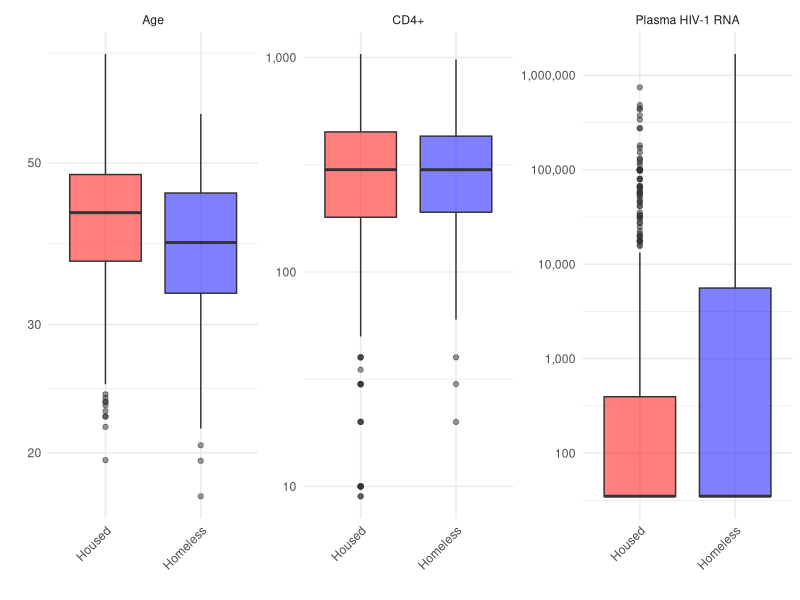
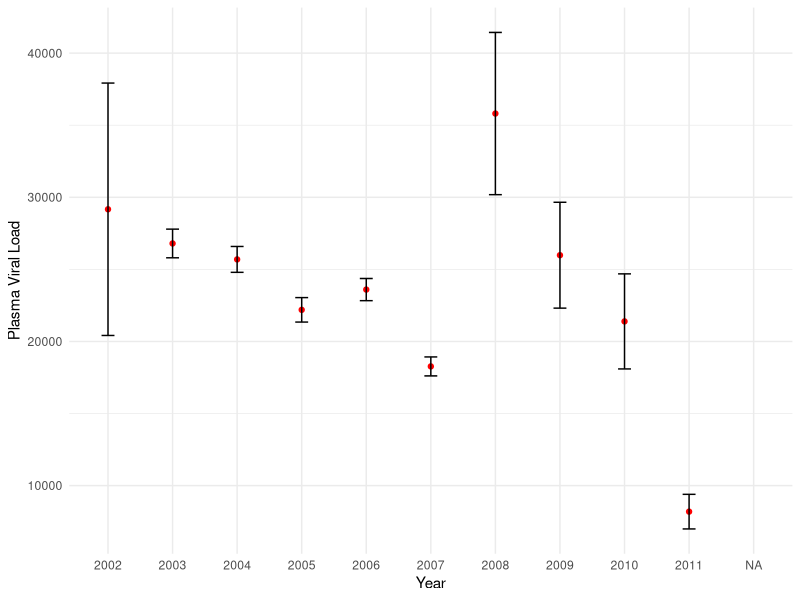
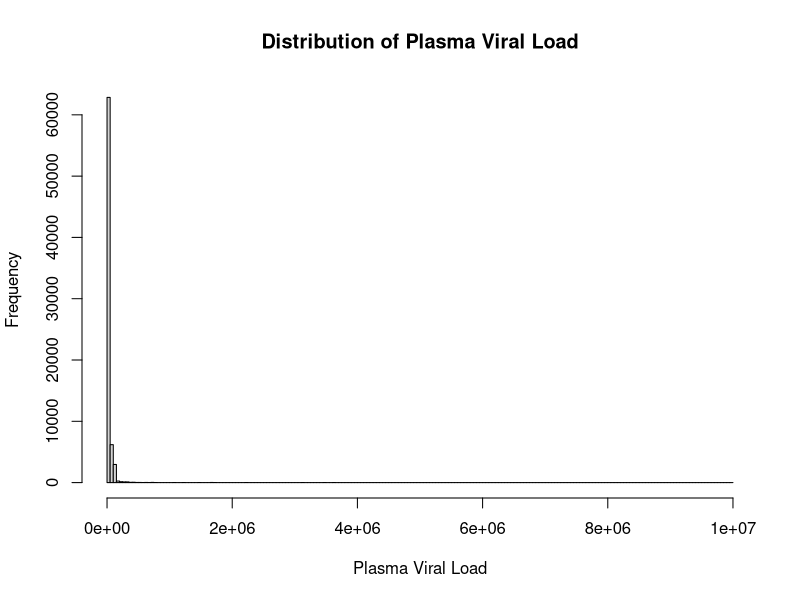
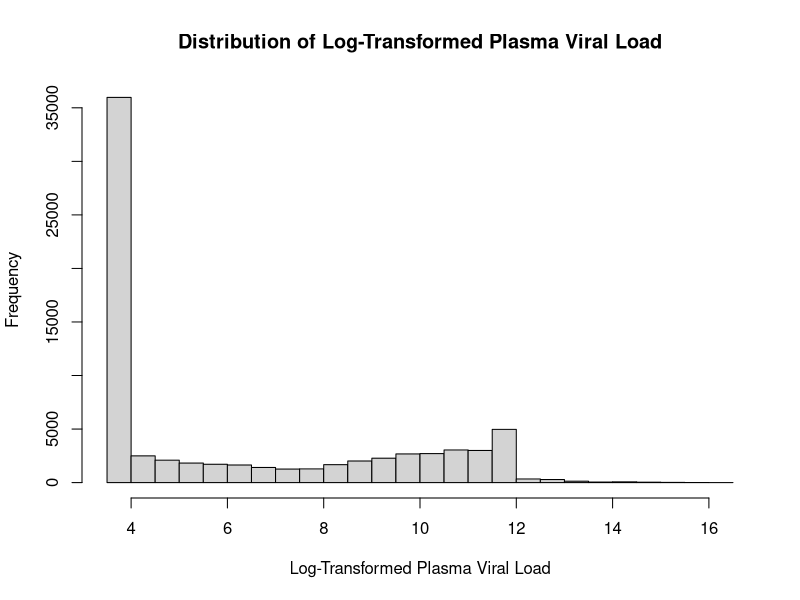
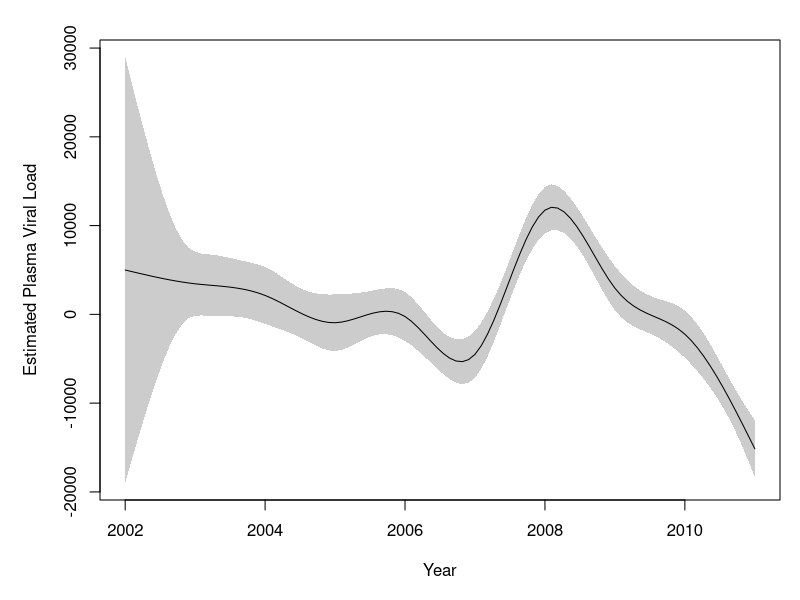
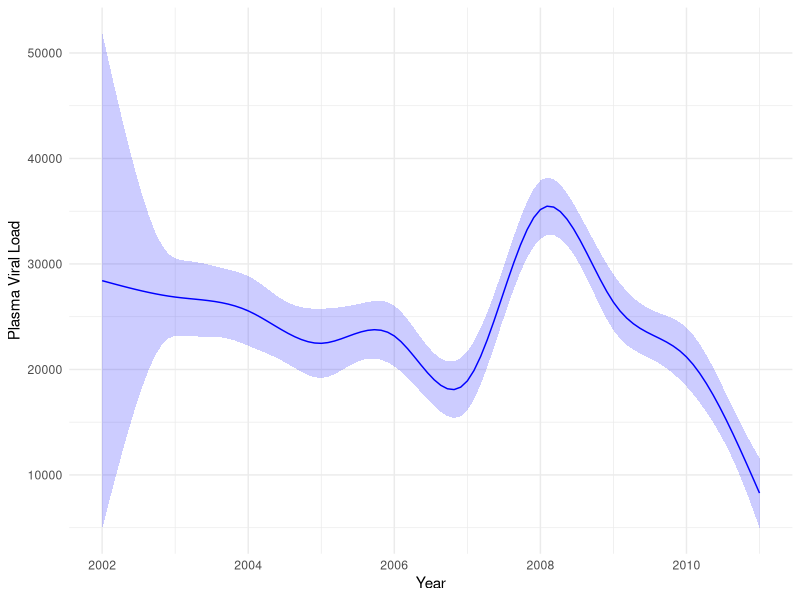
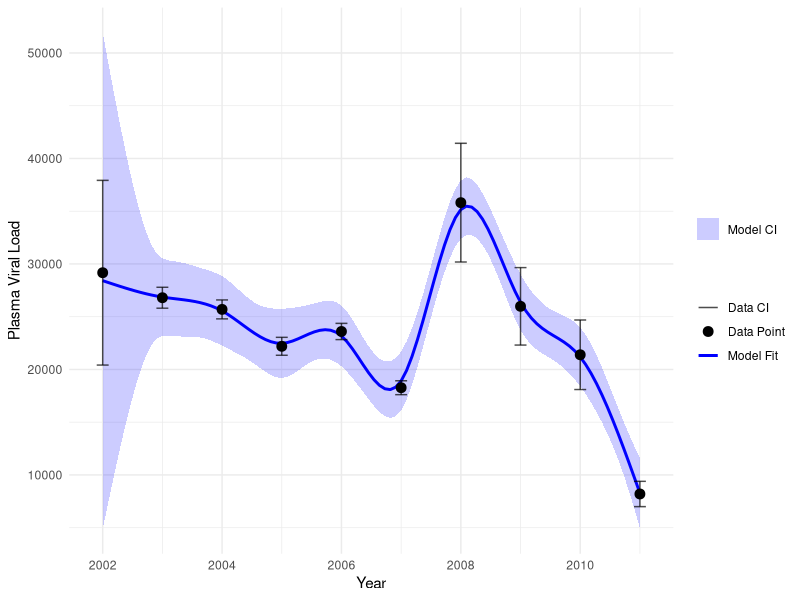
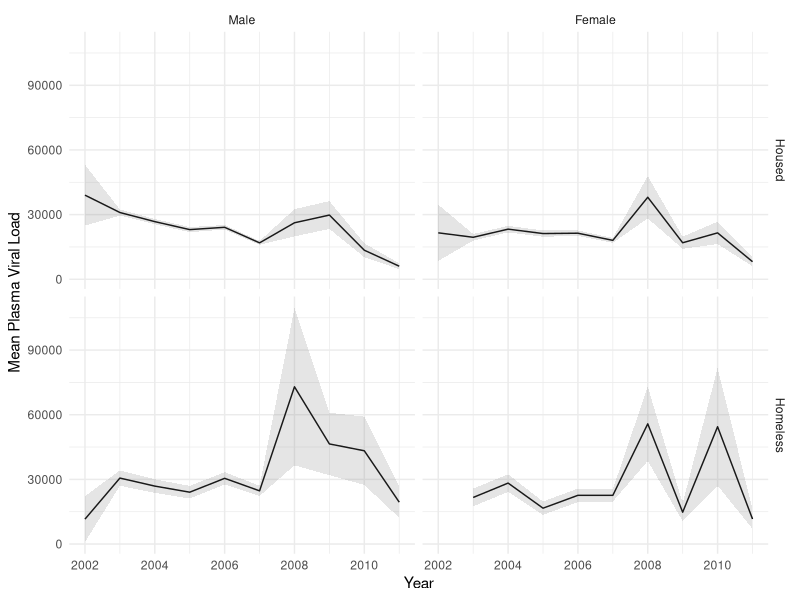

Write the R code that produced these figures, in order. (Note: this script raises an error after producing the figures.)
# Loading the libraries 
# this is for personal use and has directories 
library(dplyr)
library(tidyr)
library(lubridate)
library(broom)
library(epitools)
library(reshape2)
library(ggplot2)
library(lme4)
library(car)
library(mgcv)
library(survival)
library(survminer)
library(scales)
library(gridExtra)
library(survminer)

# Specifying the working directory
directory <- "/Users/siavashriazi/Personal/Job/Bohdan\ Nosyk/Bohdan_data"
setwd(directory)

# A directory for saving plots
save_dir <- "/Users/siavashriazi/Dropbox/Apps/Overleaf/Assignment 2/Figures"

# Load the data
interview_data <- read.csv("assess-interviews.csv")
pvl_data <- read.csv("assess-pvl.csv")

# Correct the date conversion
interview_data$dt.int <- as.Date(interview_data$dt.int, format = "%m/%d/%Y")
interview_data$dt.dob <- as.Date(interview_data$dt.dob, format = "%m/%d/%Y")
pvl_data$dt.tst <- as.Date(pvl_data$dt.tst, format = "%Y-%m-%d")

# Calculate age at the time of interview
interview_data$age <- interval(interview_data$dt.dob, interview_data$dt.int) / years(1)

# Get the baseline (first) interview for each participant
baseline_interviews <- interview_data %>%
  arrange(id, dt.int) %>%
  group_by(id) %>%
  slice(1) %>%
  ungroup()

# Merge the baseline interviews with the pvl data to include plasma HIV-1 RNA viral load
baseline_pvl <- pvl_data %>%
  arrange(id, desc(dt.tst)) %>%
  group_by(id) %>%
  slice(1) %>%
  ungroup()

# Merge datasets on participant ID
baseline_data <- merge(baseline_interviews, baseline_pvl[, c("id", "p")], by = "id")

# Rename 'p' to 'plasma_viral_load' for clarity
names(baseline_data)[names(baseline_data) == "p"] <- "plasma_viral_load"

# First, ensure that 'homeless' is a factor for clearer plots
baseline_data$homeless <- factor(baseline_data$homeless, levels = c(0, 1), labels = c("Housed", "Homeless"))

# Reshape the data to have a long format for easier plotting with ggplot2
baseline_data_long <- melt(baseline_data, id.vars = c("id", "homeless"), measure.vars = c("age", "c", "plasma_viral_load"))

# Rename the columns for clarity
colnames(baseline_data_long) <- c("ID", "Residence", "Variable", "Value")

# Assuming baseline_data_long is already created without log transformation for RNA
baseline_data_long$Variable <- factor(baseline_data_long$Variable,
                                      levels = c("age", "c", "plasma_viral_load"),
                                      labels = c("Age", "CD4+", "Plasma HIV-1 RNA"))

# Plotting housing Age, CD4 and HIV RNA across housing status with y-axis on a logarithmic scale for RNA
plot_housing <- ggplot(baseline_data_long, aes(x = Residence, y = Value, fill = factor(Residence))) + 
  geom_boxplot(alpha = 0.5) + 
  facet_wrap(~ Variable, scales = "free_y") + 
  labs(y = "", 
       x = "") + 
  theme_minimal() + 
  scale_fill_manual(values = c('red', 'blue')) + 
  theme(legend.position = "none") +
  scale_y_continuous(trans = 'log10', labels = label_comma()) + # Log scale for y-axis
  theme(axis.text.x = element_text(angle = 45, hjust = 1)) # Improve x-axis label readability

show(plot_housing)
ggsave(plot_housing, filename = "plot_housing_status.png", path = save_dir, width = 5, height = 4, dpi = 300)

# Extract year from the interview date
baseline_data$interview_year <- format(baseline_data$dt.int, "%Y") %>% as.numeric()

# Calculate median and IQR for continuous variables
continuous_summary <- baseline_data %>%
  group_by(homeless) %>%
  summarise(
    Age_Median = round(median(age, na.rm = TRUE), 2),
    Age_IQR = round(IQR(age, na.rm = TRUE), 2),
    CD4_Median = round(median(c, na.rm = TRUE), 2),
    CD4_IQR = round(IQR(c, na.rm = TRUE), 2),
    RNA_Median = round(median(plasma_viral_load, na.rm = TRUE), 2),
    RNA_IQR = round(IQR(plasma_viral_load, na.rm = TRUE), 2),
    Year_Interview_Median = median(interview_year, na.rm = TRUE),
    Year_Interview_IQR = IQR(interview_year, na.rm = TRUE)
  )

print(continuous_summary)

# Save the continuous_summary DataFrame to a CSV file
write.csv(continuous_summary, "continuous_summary.csv", row.names = FALSE)

# Define the binary variables to analyze
binary_vars <- c("female", "coke", "crac", "hero", "mmt")

# Initialize an empty data frame for binary variable summaries
binary_summary_df <- data.frame(
  Variable = character(),
  Housed_Count = integer(),
  Homeless_Count = integer(),
  Odds_Ratio = numeric(),
  CI_Lower = numeric(),
  CI_Upper = numeric(),
  P_Value = numeric(),
  stringsAsFactors = FALSE
)

# Loop through each binary variable to calculate statistics and fill the dataframe
for (var in binary_vars) {
  # Create contingency table
  tbl <- table(baseline_data$homeless, baseline_data[[var]])
  
  # Calculate counts for non-homeless (0) and homeless (1)
  housed_count <- tbl[1, 2]  # Assuming 1st row is '0' for non-homeless, 2nd column is '1' for presence of variable
  homeless_count <- tbl[2, 2]      # Assuming 2nd row is '1' for homeless, 2nd column is '1' for presence of variable
  
  # Perform Fisher's Exact Test for Odds Ratio, CI, and P-Value
  fisher_result <- fisher.test(tbl)
  
  # Append to the dataframe
  binary_summary_df <- rbind(binary_summary_df, data.frame(
    Variable = var,
    Housed_Count = housed_count,
    Homeless_Count = homeless_count,
    Odds_Ratio = round(fisher_result$estimate, 3),
    CI_Lower = round(fisher_result$conf.int[1], 3),
    CI_Upper = round(fisher_result$conf.int[2], 3),
    P_Value = fisher_result$p.value
  ))
}

# Print the binary variable summary DataFrame
print(binary_summary_df)

# Create contingency table for 'male'
tbl_male <- table(baseline_data$homeless, baseline_data$female == 0)

# Calculate counts for non-homeless and homeless males
housed_male_count <- tbl_male[1, 2]  # Presence of males in non-homeless group
homeless_male_count <- tbl_male[2, 2]      # Presence of males in homeless group

# Perform Fisher's Exact Test for males
fisher_result_male <- fisher.test(tbl_male)

# Append the results for males to the dataframe
binary_summary_df <- rbind(binary_summary_df, data.frame(
  Variable = "male",
  Housed_Count = housed_male_count,
  Homeless_Count = homeless_male_count,
  Odds_Ratio = round(fisher_result_male$estimate, 3),
  CI_Lower = round(fisher_result_male$conf.int[1], 3),
  CI_Upper = round(fisher_result_male$conf.int[2], 3),
  P_Value = fisher_result_male$p.value
))

# Print the updated binary variable summary DataFrame
print(binary_summary_df)

# Re-ordering the rows in dataframe to have male after female
# Extract the last row (males)
male_row <- binary_summary_df[nrow(binary_summary_df), ]

# Remove the last row from the DataFrame
binary_summary_df <- binary_summary_df[-nrow(binary_summary_df), ]

# Re-insert the male row as the second row
binary_summary_df <- rbind(binary_summary_df[1, ], male_row, binary_summary_df[-1, ])

# Reset row names for clarity
rownames(binary_summary_df) <- NULL

# Save the binary_summary_df DataFrame to a CSV file
write.csv(binary_summary_df, "binary_summary_df.csv", row.names = FALSE)

###############################
# Question 2

# Merge the datasets on the 'id' column
merged_data <- merge(interview_data, pvl_data, by = "id", all = TRUE)

# Creating a year column in the merged data 
merged_data$year <- format(as.Date(merged_data$dt.tst), "%Y")

# Creating a year column in the merged data 
pvl_data$year <- format(as.Date(pvl_data$dt.tst), "%Y")

# Calculate mean, sd, se, and CI
summary_stats <- merged_data %>%
  group_by(year) %>%
  summarise(mean_pl = mean(p, na.rm = TRUE),
            sd_pl = sd(p, na.rm = TRUE),
            n = n(),
            se_pl = sd_pl / sqrt(n),
            ci_upper = mean_pl + 1.96 * se_pl,
            ci_lower = mean_pl - 1.96 * se_pl)

# Plotting
plot_viral <- ggplot(summary_stats, aes(x = year, y = mean_pl)) +
  geom_line(color = "black") +  # Line connecting the mean values
  geom_point(color = "red") +  # Points for the mean values
  geom_errorbar(aes(ymin = ci_lower, ymax = ci_upper), width = 0.2, color = "black") +  # Error bars for 95% CI
  labs(x = "Year",
       y = "Plasma Viral Load") +
  theme_minimal()

show(plot_viral)
ggsave(plot_viral, filename = "plot_viral_load.png", path = save_dir, width = 5, height = 4, dpi = 300)


# Calculating mean, standard error, and confidence interval
data_summary <- merged_data %>%
  group_by(year, female, homeless) %>%
  summarise(mean_p = mean(p, na.rm = TRUE),
            se = sd(p, na.rm = TRUE) / sqrt(n()),
            ci_lower = mean_p - 1.96 * se,
            ci_upper = mean_p + 1.96 * se) %>%
  ungroup()

colnames(data_summary)[c(2,3)] <- c("gender","residence")
data_summary <- data_summary %>%
  filter(!is.na(ci_lower) & ci_lower >= 0)

data_summary$year <- as.numeric(data_summary$year)

# Convert 'gender' and 'residence' to factor with more descriptive labels
data_summary$gender <- factor(data_summary$gender, levels = c(0, 1), labels = c("Male", "Female"))
data_summary$residence <- factor(data_summary$residence, levels = c(0, 1), labels = c("Housed", "Homeless"))

# Convert categorical variables to factors
merged_data$female <- as.factor(merged_data$female)
merged_data$homeless <- as.factor(merged_data$homeless)
merged_data$coke <- as.factor(merged_data$coke)
merged_data$crac <- as.factor(merged_data$crac)
merged_data$hero <- as.factor(merged_data$hero)
merged_data$mmt <- as.factor(merged_data$mmt)

# Mixed-effects model, I didn't use this model in the report 
model_mixed <- lmer(p ~ c + female + homeless + coke + crac + hero + mmt + (1|id), 
                    data = merged_data)

summary(model_mixed)

# Histogram of plasam viral load
hist(merged_data$p, breaks = 200, main = "Distribution of Plasma Viral Load", xlab = "Plasma Viral Load")

# Log transforming the viral load
merged_data$plasma_viral_load_log <- log(merged_data$p + 1)

# Histogram of log transformed viral load
hist(merged_data$plasma_viral_load_log, breaks = 30, main = "Distribution of Log-Transformed Plasma Viral Load", xlab = "Log-Transformed Plasma Viral Load")

# Using log transformed data to model
model_log_transformed <- lm(plasma_viral_load_log ~ c + female + homeless + coke + crac + hero + mmt, data = merged_data)
#model_log_transformed2 <- lm(plasma_viral_load_log ~ c + female + homeless, data = merged_data)

summary(model_log_transformed)
vif(model_log_transformed)

AIC(model_log_transformed, model_mixed)

merged_data$year <- as.numeric(as.character(merged_data$year))

# Modelling with GAM (Generalized Additive Model)
gam_model <- gam(p ~ s(year), data = merged_data)
summary(gam_model)

plot(gam_model, pages = 1, scheme = 1, all.terms = TRUE, ylab = "Estimated Plasma Viral Load", xlab = "Year")
####################
# Calculating slopes
# Predict at specific years
# Define the years of interest
years_of_interest <- data.frame(year = c(2002, 2006, 2008, max(merged_data$year,na.rm = T)))

# Predict using the model for those years
predictions <- predict(gam_model, newdata = years_of_interest, se.fit = TRUE)


# Calculate slopes between periods
slope_2002_2006 <- (predictions$fit[2] - predictions$fit[1]) / (2006 - 2002)
slope_2006_2008 <- (predictions$fit[3] - predictions$fit[2]) / (2008 - 2006)
slope_2008_max <- (predictions$fit[4] - predictions$fit[3]) / (2011 - 2008)

#####################

# Make a data frame for predictions
finite_years <- merged_data$year[is.finite(merged_data$year)]

# Now use the finite years to create the sequence
year_range <- data.frame(year = seq(min(finite_years), max(finite_years), length.out = 100))
predictions <- predict(gam_model, newdata = year_range, se = T)

# Add predictions and confidence intervals to the data frame
year_range$fit <- predictions$fit
year_range$upper <- predictions$fit + 1.96 * predictions$se.fit
year_range$lower <- predictions$fit - 1.96 * predictions$se.fit

# Plot with ggplot2
ggplot(year_range, aes(x = year)) +
  geom_ribbon(aes(ymin = lower, ymax = upper), fill = "blue", alpha = 0.2) +
  geom_line(aes(y = fit), color = "blue") +
  labs(y = "Plasma Viral Load", x = "Year") +
  theme_minimal()

# plotting data vas fitted values

# Create a new data frame for predictions
gam_predictions <- data.frame(year = year_range$year)

# Get predictions and standard errors
pred <- predict(gam_model, newdata = gam_predictions, se.fit = TRUE)
gam_predictions$fit <- pred$fit
gam_predictions$se <- pred$se.fit

# Calculate confidence intervals
gam_predictions$ci_lower <- gam_predictions$fit - (1.96 * gam_predictions$se)
gam_predictions$ci_upper <- gam_predictions$fit + (1.96 * gam_predictions$se)

# Convert 'year' to numeric if it is not already
gam_predictions$year <- as.numeric(as.character(gam_predictions$year))
summary_stats$year <- as.numeric(as.character(summary_stats$year))

combined_plot <- ggplot() +
  geom_ribbon(data = gam_predictions, aes(x = year, ymin = ci_lower, ymax = ci_upper, fill = "Model CI"), alpha = 0.2) +
  geom_line(data = gam_predictions, aes(x = year, y = fit, color = "Model Fit"), size = 1) +
  geom_point(data = summary_stats, aes(x = year, y = mean_pl, color = "Data Point"), size = 3) +
  geom_errorbar(data = summary_stats, aes(x = year, ymin = ci_lower, ymax = ci_upper, color = "Data CI"), width = 0.2, alpha = 0.7) +
  labs(x = "Year", y = "Plasma Viral Load", color = "Legend", fill = "Legend") +
  theme_minimal() +
  scale_color_manual(name = "", 
                     values = c("Data Point" = "black", "Data CI" = "black", "Model Fit" = "blue"),
                     labels = c("Data CI", "Data Point", "Model Fit")) +
  scale_fill_manual(name = "", 
                    values = c("Model CI" = "blue"),
                    labels = c("Model CI")) +
  guides(fill = guide_legend(override.aes = list(color = NULL)), # Hide color guide for fill
         color = guide_legend(override.aes = list(fill = NULL))) # Hide fill guide for color

# Print the plot
print(combined_plot)

ggsave(combined_plot, filename = "plot_combined.png", path = save_dir, width = 7, height = 4, dpi = 300)

#######################
# Question 3
# Plot with facets for both residence status and gender
ggplot(data_summary, aes(x = year, y = mean_p)) +
  geom_line() +
  geom_ribbon(aes(ymin = ci_lower, ymax = ci_upper), alpha = 0.2, fill = "grey50") +
  facet_grid(residence ~ gender) +  # Faceting by both homelessness status and gender
  labs(x = "Year", y = "Mean Plasma Viral Load",
       fill = "Gender") +
  theme_minimal()
gam_model_home <- gam(p ~ s(year) + homeless + s(id, bs="re"), data = merged_data)
summary(gam_model_home)
########################

# Question 4

# Merge the datasets on the 'id' column
merged_data <- merge(interview_data, pvl_data, by = "id", all = TRUE)

# Creating a year column in the merged data 
merged_data$year <- format(as.Date(merged_data$dt.tst), "%Y")
# Ensure dt.tst is in Date format
merged_data$dt.tst <- as.Date(merged_data$dt.tst)

# Calculate start_date for each participant
merged_data2 <- merged_data %>%
  group_by(id) %>%
  mutate(start_date = min(dt.tst)) %>%
  ungroup()

# Assuming `dt.tst` is a date and `c` is some condition
merged_data2 <- merged_data2 %>%
  mutate(event_date = if_else(c < 200, dt.tst, as.Date(NA)))

# Calculating duration days from start of the observation to the event
merged_data2 <- merged_data2 %>%
  mutate(duration_days = as.numeric(difftime(event_date, start_date, units = "days")))

# Defining event_occured: 1 if c < 200 
merged_data2 <- merged_data2 %>%
  mutate(event_occurred = if_else(!is.na(event_date), 1, 0))

summary(merged_data2$duration_days)

dev.off()
# Create a histogram of duration_days
ggplot(merged_data2, aes(x = duration_days)) +
  geom_histogram(binwidth = 1, fill = "blue", color = "black") +
  labs(title = "Histogram of Duration Days",
       x = "Duration in Days",
       y = "Frequency") +
  theme_minimal()

# creating an instance of cleaned_data for plotting and fitting to model
cleaned_data2 <- merged_data2

colnames(cleaned_data2)[c(5,7,10)] <- c("Gender","Residence","Heroin")
cleaned_data2$Residence[cleaned_data2$Residence==1] <- "Homeless"
cleaned_data2$Residence[cleaned_data2$Residence==0] <- "Housed"
cleaned_data2$Gender[cleaned_data2$Gender==1] <- "Female"
cleaned_data2$Gender[cleaned_data2$Gender==0] <- "Male"
cleaned_data2$Heroin[cleaned_data2$Heroin==0] <- "Not-used"
cleaned_data2$Heroin[cleaned_data2$Heroin==1] <- "Used"

surv_object <- Surv(time = merged_data2$duration_days, event = merged_data2$event_occurred)
surv_fit_res <- survfit(surv_object ~ homeless + female + hero, data = merged_data2, na.action = na.exclude)

# Defining surv object from events and duration days
surv_object <- Surv(time = merged_data2$duration_days, event = merged_data2$event_occurred)

# Fitting the surv object, looking at residence status
surv_fit_res <- survfit(surv_object ~ Residence, data = cleaned_data2, na.action = na.exclude)

# Plot with stratification by residence 
res_plot <- ggsurvplot(surv_fit_res, 
                       data = cleaned_data2, 
                       risk.table = TRUE, # Adds a table of numbers at risk at different times
                       pval = TRUE, # Adds p-value of the log-rank test
                       conf.int = TRUE, # Adds confidence intervals
                       palette = c("red", "blue"), # Colors for the groups
                       title = "Residence Survivial Curve",
                       xlab = "Time (Days)", 
                       ylab = "Survival Probability")

print(res_plot)
#ggsave(res_plot$plot, filename = "res_plot.png", path = save_dir, width = 5, height = 4, dpi = 300)

# Fitting the surv object, looking at gender 
surv_fit_gen <- survfit(surv_object ~ Gender, data = cleaned_data2, na.action = na.exclude)

# Plot with stratification by 'treatment_group'
gen_plot <- ggsurvplot(surv_fit_gen, 
                       data = cleaned_data2, 
                       risk.table = TRUE, # Adds a table of numbers at risk at different times
                       pval = TRUE, # Adds p-value of the log-rank test
                       conf.int = TRUE, # Adds confidence intervals
                       palette = c("red", "blue"), # Colors for the groups
                       title = "Gender Survival Curve",
                       xlab = "Time (Days)", 
                       ylab = "Survival Probability")
print(gen_plot)

# Fitting survival curve of Heroin use
surv_fit_drug <- survfit(surv_object ~ Heroin, data = cleaned_data2, na.action = na.exclude)
summary(surv_fit_drug)

# Arrange the plots side by side with one big title
grid.arrange(
  res_plot$plot, 
  gen_plot$plot, 
  ncol = 2, # Set the number of columns to 2 for side-by-side arrangement
  top = "Kaplan-Meier Survival Curves" # Big title at the top
)

combined_plots <- arrangeGrob(res_plot$plot, gen_plot$plot, ncol = 2)

# Use ggsave to save the grob object
ggsave(combined_plots, filename = "survival_plots.png", path = save_dir, width = 9, height = 4, dpi = 300)


# Update the palette to swap colors
drug_plot <- ggsurvplot(surv_fit_drug, 
                        data = cleaned_data2, 
                        risk.table = TRUE, 
                        pval = TRUE, 
                        conf.int = TRUE, 
                        palette = c("red", "blue"), # Swapped colors
                        title = "Kaplan-Meier Survival Curve",
                        xlab = "Time (Days)", 
                        ylab = "Survival Probability")

# Print the plot
print(drug_plot)

# Un-adjusted model for the effect of drug use
unadjusted_model <- coxph(surv_object ~ Heroin, data = cleaned_data2)
summary(unadjusted_model)
cleaned_data2$dt.dob <- as.Date(cleaned_data2$dt.dob, format = "%m/%d/%Y")

# Calculate age at the start of observation
cleaned_data2 <- cleaned_data2 %>%
  mutate(Age_at_start = as.numeric(difftime(start_date, dt.dob, units = "days")) / 365.25)

# Cox proportional hazards model
cox_model_with_age <- coxph(surv_object ~ Heroin + Gender + Residence + Age_at_start, data = cleaned_data2)
summary(cox_model_with_age)

##################################
# Additional Plots

# fitting survival of residence and gender together
surv_fit_res_gen <- survfit(surv_object ~ homeless + female, data = merged_data2, na.action = na.exclude)

res_gen_plot <- ggsurvplot(surv_fit_res_gen, 
                           data = merged_data2, 
                           risk.table = TRUE, # Adds a table of numbers at risk at different times
                           pval = TRUE, # Adds p-value of the log-rank test
                           conf.int = TRUE, # Adds confidence intervals
                           #palette = c("red", "blue"), # Colors for the groups
                           title = "Residence Survivial Curve",
                           xlab = "Time (Days)", 
                           ylab = "Survival Probability")

print(res_gen_plot)
#################################
# fitting survival of residence, gender and Heroin

surv_fit_all <- survfit(surv_object ~ homeless + female + hero, data = merged_data2, na.action = na.exclude)

all_plot <- ggsurvplot(surv_fit_all, 
                       data = merged_data2, 
                       risk.table = TRUE, # Adds a table of numbers at risk at different times
                       pval = TRUE, # Adds p-value of the log-rank test
                       conf.int = TRUE, # Adds confidence intervals
                       #palette = c("red", "blue"), # Colors for the groups
                       title = "Residence Survivial Curve",
                       xlab = "Time (Days)", 
                       ylab = "Survival Probability")

print(all_plot)
